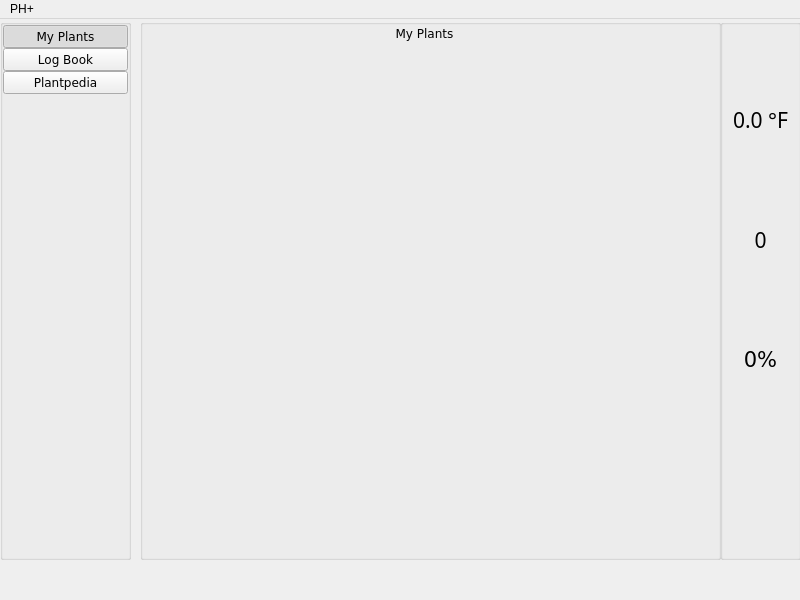
<?xml version="1.0" encoding="UTF-8"?>
<ui version="4.0">
 <class>MainWindow</class>
 <widget class="QMainWindow" name="MainWindow">
  <property name="geometry">
   <rect>
    <x>0</x>
    <y>0</y>
    <width>800</width>
    <height>600</height>
   </rect>
  </property>
  <property name="windowTitle">
   <string>MainWindow</string>
  </property>
  <widget class="QWidget" name="centralwidget">
   <widget class="QGroupBox" name="Tab">
    <property name="geometry">
     <rect>
      <x>0</x>
      <y>0</y>
      <width>131</width>
      <height>541</height>
     </rect>
    </property>
    <property name="minimumSize">
     <size>
      <width>131</width>
      <height>541</height>
     </size>
    </property>
    <property name="title">
     <string/>
    </property>
    <property name="alignment">
     <set>Qt::AlignmentFlag::AlignLeading|Qt::AlignmentFlag::AlignLeft|Qt::AlignmentFlag::AlignTop</set>
    </property>
    <layout class="QVBoxLayout" name="verticalLayout">
     <property name="spacing">
      <number>0</number>
     </property>
     <property name="leftMargin">
      <number>0</number>
     </property>
     <property name="topMargin">
      <number>0</number>
     </property>
     <property name="rightMargin">
      <number>0</number>
     </property>
     <property name="bottomMargin">
      <number>0</number>
     </property>
     <item>
      <widget class="QPushButton" name="myplants_tab">
       <property name="font">
        <font>
         <family>Verdana</family>
        </font>
       </property>
       <property name="text">
        <string>My Plants</string>
       </property>
       <property name="checkable">
        <bool>true</bool>
       </property>
       <property name="checked">
        <bool>true</bool>
       </property>
       <attribute name="buttonGroup">
        <string notr="true">buttonGroup</string>
       </attribute>
      </widget>
     </item>
     <item>
      <widget class="QPushButton" name="logbook_tab">
       <property name="font">
        <font>
         <family>Verdana</family>
        </font>
       </property>
       <property name="text">
        <string>Log Book</string>
       </property>
       <property name="checkable">
        <bool>true</bool>
       </property>
       <attribute name="buttonGroup">
        <string notr="true">buttonGroup</string>
       </attribute>
      </widget>
     </item>
     <item>
      <widget class="QPushButton" name="plantpedia_tab">
       <property name="font">
        <font>
         <family>Verdana</family>
        </font>
       </property>
       <property name="cursor">
        <cursorShape>WaitCursor</cursorShape>
       </property>
       <property name="text">
        <string>Plantpedia</string>
       </property>
       <property name="checkable">
        <bool>true</bool>
       </property>
       <attribute name="buttonGroup">
        <string notr="true">buttonGroup</string>
       </attribute>
      </widget>
     </item>
     <item>
      <spacer name="verticalSpacer">
       <property name="orientation">
        <enum>Qt::Orientation::Vertical</enum>
       </property>
       <property name="sizeHint" stdset="0">
        <size>
         <width>20</width>
         <height>40</height>
        </size>
       </property>
      </spacer>
     </item>
    </layout>
   </widget>
   <widget class="QGroupBox" name="PlantUI">
    <property name="geometry">
     <rect>
      <x>140</x>
      <y>0</y>
      <width>581</width>
      <height>541</height>
     </rect>
    </property>
    <property name="title">
     <string/>
    </property>
    <widget class="QStackedWidget" name="stackedWidget">
     <property name="geometry">
      <rect>
       <x>-11</x>
       <y>-1</y>
       <width>601</width>
       <height>541</height>
      </rect>
     </property>
     <property name="font">
      <font>
       <family>Verdana</family>
      </font>
     </property>
     <widget class="QWidget" name="myplants_page">
      <widget class="QLabel" name="myplants_title">
       <property name="geometry">
        <rect>
         <x>0</x>
         <y>0</y>
         <width>591</width>
         <height>31</height>
        </rect>
       </property>
       <property name="text">
        <string>My Plants</string>
       </property>
       <property name="alignment">
        <set>Qt::AlignmentFlag::AlignCenter</set>
       </property>
      </widget>
     </widget>
     <widget class="QWidget" name="logbook_page">
      <widget class="QLabel" name="logbook_title">
       <property name="geometry">
        <rect>
         <x>0</x>
         <y>0</y>
         <width>591</width>
         <height>31</height>
        </rect>
       </property>
       <property name="text">
        <string>Log Book</string>
       </property>
       <property name="alignment">
        <set>Qt::AlignmentFlag::AlignCenter</set>
       </property>
      </widget>
      <widget class="QLabel" name="decor_2">
       <property name="geometry">
        <rect>
         <x>450</x>
         <y>400</y>
         <width>141</width>
         <height>141</height>
        </rect>
       </property>
       <property name="font">
        <font>
         <family>Verdana</family>
         <pointsize>12</pointsize>
        </font>
       </property>
       <property name="text">
        <string/>
       </property>
       <property name="pixmap">
        <pixmap resource="images.qrc">:/images/images/decor.png</pixmap>
       </property>
       <property name="scaledContents">
        <bool>true</bool>
       </property>
      </widget>
     </widget>
     <widget class="QWidget" name="plantpedia_page">
      <widget class="QLabel" name="plantpedia_title">
       <property name="geometry">
        <rect>
         <x>0</x>
         <y>0</y>
         <width>591</width>
         <height>31</height>
        </rect>
       </property>
       <property name="font">
        <font>
         <family>Verdana</family>
        </font>
       </property>
       <property name="text">
        <string>Plantpedia</string>
       </property>
       <property name="alignment">
        <set>Qt::AlignmentFlag::AlignCenter</set>
       </property>
      </widget>
      <widget class="QLabel" name="decor_3">
       <property name="geometry">
        <rect>
         <x>450</x>
         <y>400</y>
         <width>141</width>
         <height>141</height>
        </rect>
       </property>
       <property name="font">
        <font>
         <family>Verdana</family>
         <pointsize>12</pointsize>
        </font>
       </property>
       <property name="text">
        <string/>
       </property>
       <property name="pixmap">
        <pixmap resource="images.qrc">:/images/images/decor.png</pixmap>
       </property>
       <property name="scaledContents">
        <bool>true</bool>
       </property>
      </widget>
     </widget>
    </widget>
   </widget>
   <widget class="QGroupBox" name="Conditions">
    <property name="geometry">
     <rect>
      <x>720</x>
      <y>0</y>
      <width>81</width>
      <height>541</height>
     </rect>
    </property>
    <property name="title">
     <string/>
    </property>
    <widget class="QLabel" name="temp_label">
     <property name="geometry">
      <rect>
       <x>0</x>
       <y>90</y>
       <width>81</width>
       <height>21</height>
      </rect>
     </property>
     <property name="font">
      <font>
       <family>American Typewriter</family>
       <pointsize>16</pointsize>
      </font>
     </property>
     <property name="text">
      <string>0.0 °F</string>
     </property>
     <property name="alignment">
      <set>Qt::AlignmentFlag::AlignCenter</set>
     </property>
    </widget>
    <widget class="QLabel" name="uv_image">
     <property name="geometry">
      <rect>
       <x>0</x>
       <y>120</y>
       <width>81</width>
       <height>81</height>
      </rect>
     </property>
     <property name="font">
      <font>
       <pointsize>12</pointsize>
      </font>
     </property>
     <property name="text">
      <string/>
     </property>
     <property name="pixmap">
      <pixmap resource="images.qrc">:/images/images/uv.png</pixmap>
     </property>
     <property name="scaledContents">
      <bool>true</bool>
     </property>
    </widget>
    <widget class="QLabel" name="uv_label">
     <property name="geometry">
      <rect>
       <x>0</x>
       <y>210</y>
       <width>81</width>
       <height>21</height>
      </rect>
     </property>
     <property name="font">
      <font>
       <family>American Typewriter</family>
       <pointsize>16</pointsize>
      </font>
     </property>
     <property name="text">
      <string>0</string>
     </property>
     <property name="alignment">
      <set>Qt::AlignmentFlag::AlignCenter</set>
     </property>
    </widget>
    <widget class="QLabel" name="humid_label">
     <property name="geometry">
      <rect>
       <x>0</x>
       <y>330</y>
       <width>81</width>
       <height>21</height>
      </rect>
     </property>
     <property name="font">
      <font>
       <family>Verdana</family>
       <pointsize>16</pointsize>
       <bold>false</bold>
      </font>
     </property>
     <property name="text">
      <string>0%</string>
     </property>
     <property name="alignment">
      <set>Qt::AlignmentFlag::AlignCenter</set>
     </property>
    </widget>
    <widget class="QLabel" name="temp_image">
     <property name="geometry">
      <rect>
       <x>0</x>
       <y>10</y>
       <width>71</width>
       <height>71</height>
      </rect>
     </property>
     <property name="font">
      <font>
       <pointsize>12</pointsize>
      </font>
     </property>
     <property name="text">
      <string/>
     </property>
     <property name="pixmap">
      <pixmap resource="images.qrc">:/images/images/thermometer_temp.png</pixmap>
     </property>
     <property name="scaledContents">
      <bool>true</bool>
     </property>
    </widget>
    <widget class="QLabel" name="humid_image">
     <property name="geometry">
      <rect>
       <x>-10</x>
       <y>230</y>
       <width>101</width>
       <height>101</height>
      </rect>
     </property>
     <property name="font">
      <font>
       <pointsize>12</pointsize>
      </font>
     </property>
     <property name="text">
      <string/>
     </property>
     <property name="pixmap">
      <pixmap resource="images.qrc">:/images/images/humidity.png</pixmap>
     </property>
     <property name="scaledContents">
      <bool>true</bool>
     </property>
    </widget>
   </widget>
  </widget>
  <widget class="QMenuBar" name="menubar">
   <property name="geometry">
    <rect>
     <x>0</x>
     <y>0</y>
     <width>800</width>
     <height>37</height>
    </rect>
   </property>
   <widget class="QMenu" name="menuPH">
    <property name="title">
     <string>PH+</string>
    </property>
   </widget>
   <addaction name="menuPH"/>
  </widget>
 </widget>
 <resources>
  <include location="images.qrc"/>
 </resources>
 <connections/>
 <buttongroups>
  <buttongroup name="buttonGroup"/>
 </buttongroups>
</ui>
